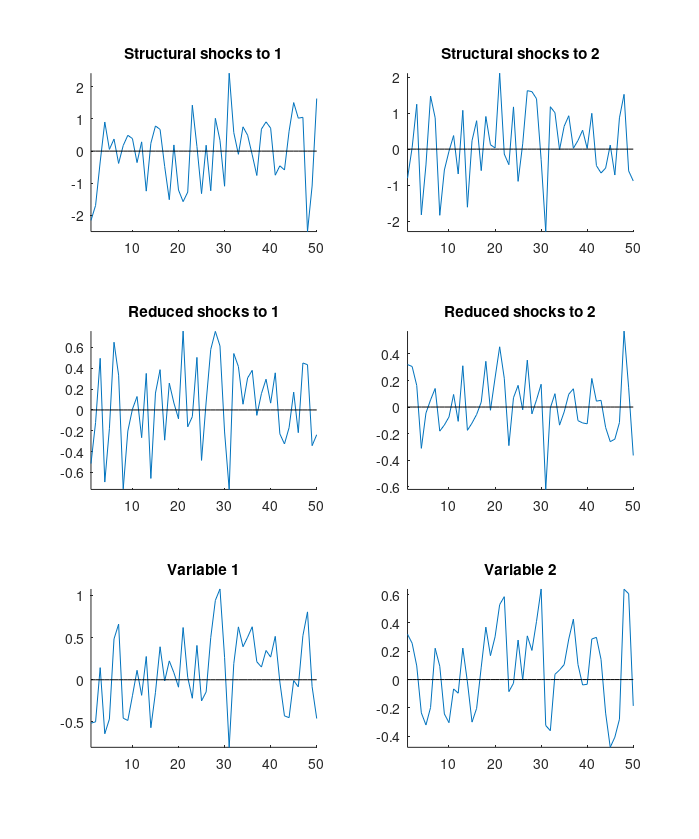

MATLAB code for this plot:
%% Example 1
clc
clear
close all

% Parameter matrics
A = [1, -5.12; 2.19, 1];
A_minus = [-1.01, -2.02; 1.52, -0.3];
B = A^(-1);
B_minus = B * A_minus;

% stationary check
[V, C] = eig(B_minus);
eigenvalues = max(C);
dominant_root = max(max(abs(C)));
assert(abs(dominant_root) < 1)

% pseudo data
T = 50; % periods
k = 2; % # of variables
randn('seed', 0)
S = mvnrnd(zeros(k,1),eye(k),T)'; % structural shocks with 0 mean and 1 sigma
R = B * S; % reduced form shocks

Y = zeros(k,T); % initial value
Y(:,1) = R(:,1);
for t = 2:T
    Y(:,t) = B_minus * Y(:,t-1) + R(:,t);
end

figure(1)
    subplot(3,2,1)
plot(S(1,:)), hold on
plot(zeros(T,1),'k')
title('Structural shocks to 1'), axis([1 T -Inf Inf]), set (gca, 'box','off')

    subplot(3,2,2)
plot(S(2,:)), hold on
plot(zeros(T,1),'k')
title('Structural shocks to 2'), axis([1 T -Inf Inf]), set (gca, 'box','off')

    subplot(3,2,3)
plot(R(1,:)), hold on
plot(zeros(T,1),'k')
title('Reduced shocks to 1'), axis([1 T -Inf Inf]), set (gca, 'box','off')

    subplot(3,2,4)
plot(R(2,:)), hold on
plot(zeros(T,1),'k')
title('Reduced shocks to 2'), axis([1 T -Inf Inf]), set (gca, 'box','off')

    subplot(3,2,5)
plot(Y(1,:)), hold on
plot(zeros(T,1),'k')
title('Variable 1'), axis([1 T -Inf Inf]), set (gca, 'box','off')

    subplot(3,2,6)
plot(Y(2,:)), hold on
plot(zeros(T,1),'k')
title('Variable 2'), axis([1 T -Inf Inf]), set (gca, 'box','off')

set(gcf,'PaperPositionMode','auto');
set(gcf,'Position',[0 0 1000*.7 1200*.7])

% Shock correlation check
% within period
corr(S');
corr(R');

% across periods
corr([S(1,2:T)', S(1,1:T-1)']);
corr([S(1,3:T)', S(1,1:T-2)']);

corr([S(2,2:T)', S(2,1:T-1)']);
corr([S(2,3:T)', S(2,1:T-2)']);

corr([R(1,2:T)', R(1,1:T-1)']);
corr([R(1,3:T)', R(1,1:T-2)']);

corr([R(2,2:T)', R(2,1:T-1)']);
corr([R(2,3:T)', R(2,1:T-2)']);

% OLS
% regressor
X = Y(:,1:T-1)';
y = Y(:,2:T)';

B_minus_hat = (X'*X)^(-1)*X'*y;

% rediced form
display(B_minus_hat');
display(B_minus);

% Structural
y = Y(1,2:T)';
X = [Y(2,2:T)', Y(1,1:T-1)', Y(2,1:T-1)'];
step1 = (X'*X)^(-1)*X'*y;
y = Y(2,2:T)';
X = [Y(1,2:T)', Y(1,1:T-1)', Y(2,1:T-1)'];
step2 = (X'*X)^(-1)*X'*y;

A_hat = [1, -step1(1); step2(1), 1]
A
A_minus_hat = [step1(2:3)'; step2(2:3)']
A_minus